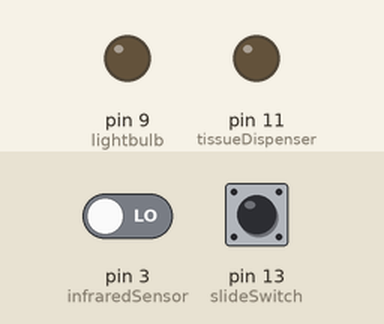
This sketch was run on a simulated Arduino Uno, built with avr-gcc and run on an emulated ATmega328P. On the bench: output pins drawn as LEDs (lit = HIGH). The test bench sets the inputs (shaded band); at power-on: pin 3 (infraredSensor) LOW, pin 13 (slideSwitch) LOW. Pins used as bus, display or sensor lines are not drawn.

Above: at 1.2 s.
1.3 s: pin 3 (infraredSensor) driven HIGH
At 2.1 s:
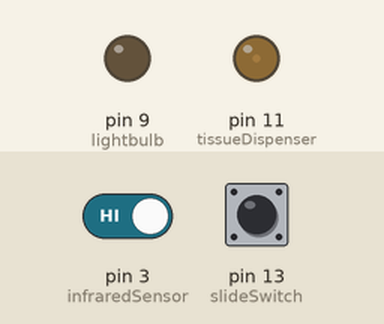
4.3 s: pin 13 (slideSwitch) pulled HIGH for 3.2 s
At 7.1 s:
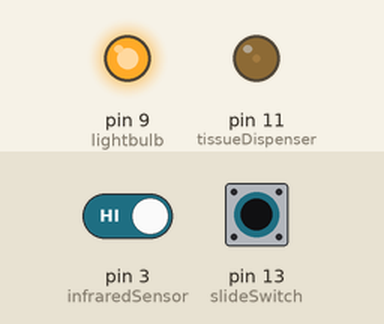
9.3 s: pin 3 (infraredSensor) driven LOW
At 12.1 s:
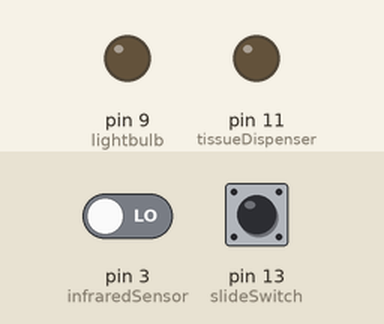
Timing chart, 0 to 13.6 s (numbered marks = the images above; inputs shaded):
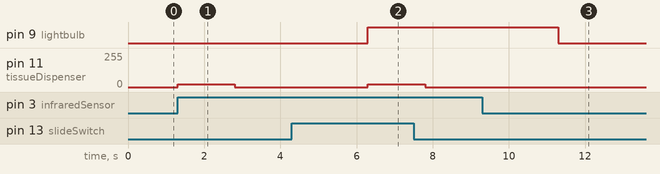

The sketch:

project_it_kariera_modern_bathroom1.ino
```cpp
int infraredSensor=3;
int tissueDispenser = 11;
int dcFan = 10;
int slideSwitch= 13;
int slideSwitchOn=1;
int lightbulb = 9;


void setup()
{
  pinMode(infraredSensor, INPUT);
  pinMode(tissueDispenser, OUTPUT);
  pinMode(dcFan, OUTPUT);
  pinMode(slideSwitch,INPUT);
  pinMode(lightbulb, OUTPUT);
}

void loop()
{
	slideSwitchFunc();

  	paperDispenser();
}


void slideSwitchFunc(){

int read= digitalRead(slideSwitch);
  if(read==1){
    analogWrite(dcFan,1020);
    analogWrite(lightbulb,1020);
  }else
  {
  	analogWrite(dcFan,0);
    analogWrite(lightbulb,0);
  }
}


void paperDispenser(){
if(digitalRead(infraredSensor)){
   analogWrite(tissueDispenser,20);
   delay(1500);
   analogWrite(tissueDispenser,0);
   delay(3500);//delay mejdu sledvashtoto puskane na hartiqta
  }
}
```

Measured:
- after the input at 1.3 s, pin 11 (tissueDispenser): 0/255 → 20/255 at once, → 0/255 1.5 s later
- after the input at 4.3 s, pin 9 (lightbulb): LOW → HIGH after 2.0 s
- after the input at 9.3 s, pin 11 (tissueDispenser): stops changing and stays 0/255
